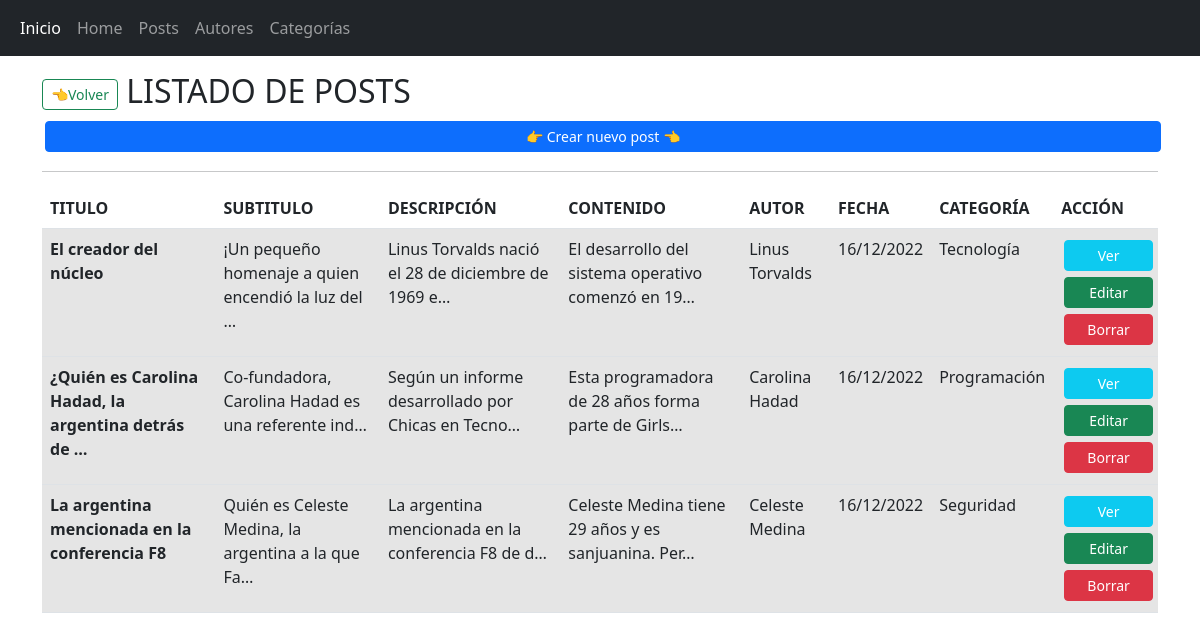
The app's page /posts/posts_list with its own data.
### AppBlog/models.py (models this page shows, shortened)
class Post(models.Model):
    id = models.AutoField(primary_key=True)
    titulo = models.CharField(max_length=100)
    subtitulo = models.CharField(max_length=100)
    descripcion = models.TextField()
    contenido = models.TextField()
    autor = models.ForeignKey(Autor,on_delete=models.CASCADE,)
    fecha_creacion = models.DateField()
    categoria = models.ForeignKey(Categoria, on_delete=models.CASCADE)

class Autor(models.Model):
    id = models.AutoField(primary_key=True)
    nombre = models.CharField(max_length=100)
    apellido = models.CharField(max_length=100)
    fecha_nacimiento = models.DateField()
    nacionalidad = models.CharField(max_length=100)
    def __str__(self):
        return self.nombre + ' ' + self.apellido

class Categoria(models.Model):
    id = models.AutoField(primary_key=True)
    nombre = models.CharField(max_length=100, unique=True)
    descripcion = models.TextField(max_length=300)
    def __str__(self):
        return self.nombre

### AppBlog/views.py (the view)
# urls.py: path('posts/posts_list', PostsList.as_view(), name="posts_list"),
class PostsList(ListView):
    model = Post
    queryset = Post.objects.order_by('-fecha_creacion')
    template_name='post/posts_list.html'

### AppBlog/templates/post/posts_list.html
{% extends 'componentes/padre.html' %}
{% load static %}
{% block contenido %}
<h2>
<a class="btn btn-outline-success btn-sm" href="{% url 'home' %}" role="button">👈Volver</a>
LISTADO DE POSTS
</h2>
<a class="btn btn-primary text-white btn-sm" href="{% url 'post_create' %}" role="button" style="margin:3px; width:100%;"> 👉 Crear nuevo post 👈</a>
<hr>
{% if object_list %}
<table class="table table-hover">
    <thead>
        <tr>
            <th scope="col">TITULO</th>
            <th scope="col">SUBTITULO</th>
            <th scope="col">DESCRIPCIÓN</th>
            <th scope="col">CONTENIDO</th>
            <th scope="col">AUTOR</th>
            <th scope="col">FECHA</th>
            <th scope="col">CATEGORÍA</th>
            <th scope="col">ACCIÓN</th>
        </tr>
    </thead>
    <tbody>
        {% for post in object_list %}
        <tr class="table-active">
            <th scope="row">{{post.titulo | striptags | truncatechars:50}}</th>
            <td>{{post.subtitulo | striptags | truncatechars:50}}</td>
            <td>{{post.descripcion | striptags | truncatechars:50}}</td>
            <td>{{post.contenido | striptags | truncatechars:50}}</td>
            <td>{{post.autor}}</td>
            <td>{{post.fecha_creacion | date:'d/m/Y'}}</td>
            <td>{{post.categoria}}</td>
            <td>
                <a class="btn btn-info text-white btn-sm" href="{% url 'post_detail' post.id %}" role="button"
                style="margin:3px; width:100%;">Ver</a>
                <a class="btn btn-success btn-sm" href="{% url 'post_update' post.id %}" role="button"
                    style="margin:3px; width:100%;">Editar</a>
                <a class="btn btn-danger btn-sm" href="{% url 'post_delete' post.id %}" role="button"
                    style="margin:3px; width:100%">Borrar</a>
            </td>
        </tr>
        {% endfor %}
    </tbody>
</table>
{% else %}
<h2 class="lead">Ouchh....No hay post cargados!!😬</h2>
<p>Contanos alguna novedad sobre el mundo IT <br> <a type="button" class="btn btn-info mt-3" href="{% url 'post_create' %}">Crear nuevo
        post!!</a></p>
{% endif %}
{% endblock %}

### records on screen
Post: titulo "El creador del núcleo", subtitulo "¡Un pequeño homenaje a quien encendió la luz del …", descripcion "Linus Torvalds nació el 28 de diciembre de 1969 e…", contenido "El desarrollo del sistema operativo comenzó en 19…", autor "Linus Torvalds", fecha_creacion "16/12/2022", categoria "Tecnología"
Post: titulo "¿Quién es Carolina Hadad, la argentina detrás de …", subtitulo "Co-fundadora, Carolina Hadad es una referente ind…", descripcion "Según un informe desarrollado por Chicas en Tecno…", contenido "Esta programadora de 28 años forma parte de Girls…", autor "Carolina Hadad", fecha_creacion "16/12/2022", categoria "Programación"
Post: titulo "La argentina mencionada en la conferencia F8", subtitulo "Quién es Celeste Medina, la argentina a la que Fa…", descripcion "La argentina mencionada en la conferencia F8 de d…", contenido "Celeste Medina tiene 29 años y es sanjuanina. Per…", autor "Celeste Medina", fecha_creacion "16/12/2022", categoria "Seguridad"
